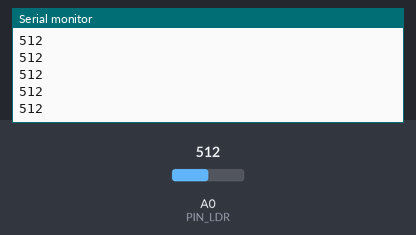
The sketch below on a simulated Arduino Mega 2560, built with avr-gcc and run on an emulated ATmega2560. On the bench: the last lines printed to the serial monitor. The test bench sets the inputs (shaded band); at power-on: A0 (PIN_LDR) = 512.

Above: at 1.2 s.
1.3 s: A0 (PIN_LDR) set to 716
At 1.31 s:
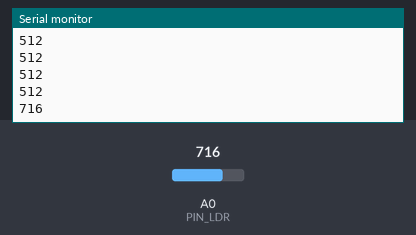
2.8 s: A0 (PIN_LDR) set to 900
At 2.81 s:
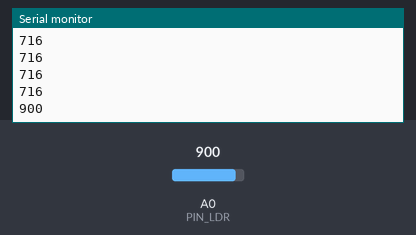
Timing chart, 0 to 5.8 s (numbered marks = the images above; inputs shaded):
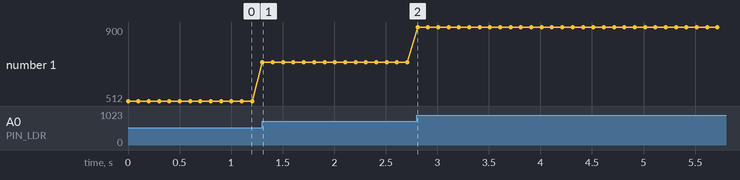

Measured:
- after the input at 1.3 s, the serial monitor: prints a new line at once (image 1)
- after the input at 2.8 s, the serial monitor: prints a new line at once (image 2)
- plotted number 1: 512 → 716 after the input at 1.3 s, 716 → 900 after the input at 2.8 s

The sketch:

P11_ldr_serie.ino
```cpp
/*
  P11 · Sensor de luz (fotorresistencia o LDR)                Sesión 6
  ------------------------------------------------------------------
  Qué hace: lee cuánta luz hay y muestra el número en el Monitor Serie (y en el Serial Plotter).

  Conexiones (divisor de voltaje con una resistencia de 10 kilo-ohm):
    5 V -> LDR -> (punto medio) -> resistencia 10 kohm -> GND
    El punto medio, donde se unen LDR y resistencia, va al pin A0.
  (El LDR no tiene polaridad: puede ir en cualquier sentido.)

  Ideas clave:
    - El LDR es una resistencia que CAMBIA con la luz: con más luz tiene menos resistencia.
    - Como el LDR está del lado de 5 V, más luz = voltaje más alto en A0 = número más alto.
    - Un sensor casi siempre se usa dentro de un divisor de voltaje para que Arduino
      pueda "leer" su cambio de resistencia como voltaje (es el mismo divisor del potenciómetro,
      pero aquí la resistencia cambia sola con la luz).
    - Según su hoja de datos (LXD5537): 18 a 50 kilo-ohm a 10 lux y al menos 2 mega-ohm en la
      oscuridad total. Por eso, con 10 kilo-ohm fijos, la oscuridad da números muy bajos.

  Cómo ver la gráfica: Herramientas -> Serial Plotter (velocidad 9600).

  Retos:  - Anota el valor con la luz del salón, con la mano encima y con la linterna del celular.
          - ¿Qué valor elegirías para decir "está oscuro"?
          - Tapa el LDR con un tubito de cartón. ¿Cambia el valor con la luz del salón?
*/

const int PIN_LDR = A0;

void setup() {
  Serial.begin(9600);
}

void loop() {
  int luz = analogRead(PIN_LDR);
  Serial.println(luz);              // un solo número por línea para el Serial Plotter
  delay(100);
}
```
